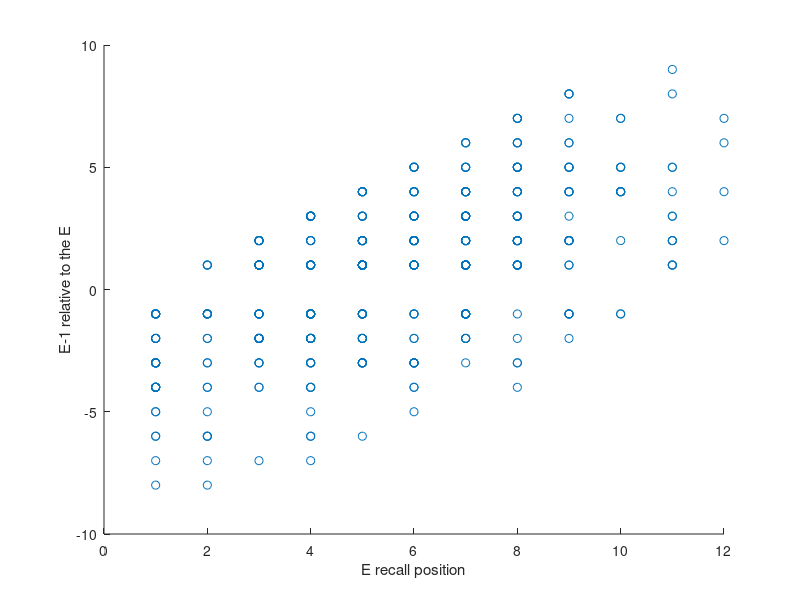

Write the MATLAB code that produced this figure. (Note: this script raises an error after producing the figure.)
%Alba Peris-Yague

clearvars
dir= '/Users/albaperis/Desktop/Alba/PhD UPM /Von Restroff WP3/Paper_github/Odd_SOA_CRP/Code';
cd(dir)
load alldata
% column 15= subject
% column 16= list
% column 17= type of oddball
% column 18= SOA
% column 19= oddball position
% column 20= control word position
% column 21= hits per list 

alldata(:,1:21)=cellfun(@num2str,alldata(:,1:21),'UniformOutput',false);

for i=1:length(alldata)
    oddpos=str2double(alldata(i,19));
    if ~strcmp(alldata(i,oddpos),'0'); %remove the ~ when calculating the E-1 for forgotten odd
        remembered(i,:)=alldata(i,:);
    end 
end 

%Clean empty cells 
remembered=remembered(~any(cellfun('isempty', remembered), 2), :);
remembered=sortrows(remembered,17);

%separate between emotional and perceptual oddballs
emotional=str2double(remembered(1:850,:));
perceptual=str2double(remembered(851:1682,:));

%Find the position of the emotionall recalled oddball 
for k=1:length(emotional)
    odd=emotional(k,19);
    recall(k,1)=emotional(k,15); %subject
    recall(k,2)=emotional(k,odd); %position of the eodd recalled
    recall(k,3)=emotional(k,odd-1); %position of the e-1 recalled
    recall(k,4)=emotional(k,odd+1); %position of the e+1 recalled
    recall(k,5)=length(nonzeros(emotional(k,1:14))); %total recalled 
end 

%Calculate the distance between E and E-1 to then correlate them (5.3.21)
%If we do E- E-1 --> a - result will be E --> E-1 (backwards) and a + result
%will be forwards E-1-->E
recalldir=sortrows(recall,3);
recalldir=recalldir(~recalldir(:,3)==0,:);
direction=[recalldir(:,2), [recalldir(:,2)-recalldir(:,3)]];
 figure; scatter(direction(:,1), direction(:,2))
 xlabel('E recall position')
 ylabel('E-1 relative to the E')
 ax = gca;
 ax.XAxisLocation = 'origin';
 ax.YAxisLocation = 'origin';
%Fit a line 
coefficients = polyfit(direction(:,1), direction(:,2), 1);
fitted_y = polyval(coefficients, direction(:,1));
 hold on;
plot(direction(:,1), fitted_y, 'r', 'LineWidth', 3);

%save for R
diremem1=array2table(direction,'VariableNames',{'E', 'E-1'});
cd '/Users/albaperis/Desktop/Alba/PhD UPM /Von Restroff WP3/Paper_github/Odd_SOA_CRP/Raw_Results'
writetable(diremem1,'diremem1.csv')
%E and E+1
p1recalldir=sortrows(recall,4);
p1recalldir=p1recalldir(~p1recalldir(:,4)==0,:);
p1direction=[p1recalldir(:,2), [p1recalldir(:,2)-p1recalldir(:,4)]];

figure; scatter(p1direction(:,1), p1direction(:,2))
 xlabel('E recall position')
 ylabel('E+1 relative to the E')
 ax = gca;
 ax.XAxisLocation = 'origin';
 ax.YAxisLocation = 'origin';
%Fit a line 
coefficients = polyfit(p1direction(:,1), p1direction(:,2), 1);
fitted_y = polyval(coefficients, p1direction(:,1));
 hold on;
plot(p1direction(:,1), fitted_y, 'r', 'LineWidth', 3);

cd(dir)
e_relative=recall(:,2)./recall(:,5);
em1_relative=recall(:,3)./recall(:,5);
ep1_relative=recall(:,4)./recall(:,5);

e_relative_recall=[[recall(:,2)./recall(:,5)] [recall(:,3)./recall(:,5)] [recall(:,4)./recall(:,5)]];

%E relative recall= E E-1 E+1
E_R=num2cell(e_relative_recall(:,1));
E_R=[repmat({'Emotional'},850,1) E_R];

%Given the oddball was recalled what was the relative recall position of
%E-1 and E+1? 
%e_relative recall convert the 0 to NaNs, because a 0 means that the word
%was not recalled at all
e_relative_recall(e_relative_recall(:,1:3)==0)=NaN; %Convert the 0 to NaN;

%Now, only include trials in which all three items were recalled E-1, E and
%E+1. 
e_RR_allrecalled=e_relative_recall;
    %Include only trials in which all three items were recalled
e_RR_allrecalled(isnan(e_RR_allrecalled(:,2)), 1:3)=NaN;
e_RR_allrecalled(isnan(e_RR_allrecalled(:,3)), 1:3)=NaN;

%What happens when all three items are recalled and neither E-1 nor E are
%recalled last (i.e RR=1) therefore, giving space to E+1 to be recalled?
e_relative(e_relative(:,1)==1)=NaN; %delete trials in which E was recalled last (1 to NaN)
em1_relative(em1_relative(:,1)==0)=NaN; %delete the trials in which E-1 was forgotten
em1_relative(em1_relative(:,1)==1)=NaN; %delete the trials in which E-1 was recalled last (1 to NaN)
ep1_relative(ep1_relative(:,1)==0)=NaN; %delete the trials in which E+1 was forgotten
e_RR_allrecalled_space= [e_relative em1_relative ep1_relative];
    %Include only trials in which all three items were recalled
e_RR_allrecalled_space(isnan(e_RR_allrecalled_space(:,1)),1:3)=NaN;
e_RR_allrecalled_space(isnan(e_RR_allrecalled_space(:,2)),1:3)=NaN;
e_RR_allrecalled_space(isnan(e_RR_allrecalled_space(:,3)),1:3)=NaN;

%What happens in relative recall positions in trials when the E-1 was
%recalled vs. those that it was not?
%Find where the E-1 is forgotten
e_relative_recall=sortrows(e_relative_recall,2);
em1_forg=e_relative_recall(443:850,1:3); %E, E-1, E+1
em1_rem=e_relative_recall(1:442,1:3);
%Forgotten dataset
em1_forg(em1_forg(:,1:3)==1)=NaN; %delete the trials where E or E+1 was recalled last
%include trials in which E and E+1 were recalled 
em1_forg(isnan(em1_forg(:,1)),1:3)=NaN; 
em1_forg(isnan(em1_forg(:,3)),1:3)=NaN;
%Remembered dataset
em1_rem(em1_rem(:,1:2)==1)=NaN;%Convert to NaN when E and E-1 was recalled last
em1_rem(isnan(em1_rem(:,1)),1:3)=NaN; %Include only trials that all are recalled
em1_rem(isnan(em1_rem(:,2)),1:3)=NaN; %Include only trials that all are recalled
em1_rem(isnan(em1_rem(:,3)),1:3)=NaN; %Include only trials that all are recalled

% Calculate E-1 in remembered trials 

for j=1:length(emotional)
    em1=emotional(j,19)-1; %this is where the e-1 is 
    ec=emotional(j,20);
    em1data(j,1)=(emotional(j,15))';
    em1data(j,2)=(emotional(j,em1))';
    em1data(j,3)=(emotional(j,ec))';
    em1data(j,4)=(emotional(j,18))';
end %ended up with a matrix with subject, E-1, control, SOA

%Get E-1 normalized recall including the first two recalled items 
s= unique(em1data(:,1));
for a=1:length(s)
    subject=s(a);
    rows=em1data(:,1)==subject;
    trial=em1data(rows,:);
    e_final(a,1)=subject;
    e_final(a,2)=length(nonzeros(trial(:,2)))/length(trial(:,2)); %column 2 is E-1
    e_final(a,3)=length(nonzeros(trial(:,3)))/length(trial(:,3)); %column 3 is Control
end 

em1_normalized_rec=[e_final(:,1) [e_final(:,2)-e_final(:,3)]];

cd(dir)

%% PERCEPTUAL ODDBALLS
clearvars -except perceptual E_R
%Perceptual oddballs
%Find the position of the emotionall recalled oddball 
for k=1:length(perceptual)
    odd=perceptual(k,19);
    recall(k,1)=perceptual(k,15); %added subject
    recall(k,2)=perceptual(k,odd); %position of the eodd recalled
    recall(k,3)=perceptual(k,odd-1); %position of the e-1 recalled
    recall(k,4)=perceptual(k,odd+1); %position of the e+1 recalled
    recall(k,5)=length(nonzeros(perceptual(k,1:14))); %total recalled 
end 

p_relative=recall(:,2)./recall(:,5);
pm1_relative=recall(:,3)./recall(:,5);
pp1_relative=recall(:,4)./recall(:,5);

p_relative_recall=[[recall(:,2)./recall(:,5)] [recall(:,3)./recall(:,5)] [recall(:,4)./recall(:,5)]];
P_R=num2cell(p_relative_recall(:,1));
P_R=[repmat({'Perceptual'},832,1) P_R];

%Given the oddball was recalled what was the relative recall position of
%P-1 and P+1?
%p_relative recall convert the 0 to NaNs, because a 0 means that the word
%was not recalled at all
p_relative_recall(p_relative_recall(:,1:3)==0)=NaN; %Convert the 0 to NaN;

%Now, only include trials in which all three items were recalled P-1, P and
%P+1. 
p_RR_allrecalled=p_relative_recall;
    %Include only trials in which all three items were recalled
p_RR_allrecalled(isnan(p_RR_allrecalled(:,2)), 1:3)=NaN;
p_RR_allrecalled(isnan(p_RR_allrecalled(:,3)), 1:3)=NaN;

%What happens when all three items are recalled and neither E-1 nor E are
%recalled last (i.e RR=1) therefore, giving space to E+1 to be recalled?
p_relative(p_relative(:,1)==1)=NaN; %delete trials in which E was recalled last (1 to NaN)
pm1_relative(pm1_relative(:,1)==0)=NaN; %delete the trials in which E-1 was forgotten
pm1_relative(pm1_relative(:,1)==1)=NaN; %delete the trials in which E-1 was recalled last (1 to NaN)
pp1_relative(pp1_relative(:,1)==0)=NaN; %delete the trials in which E+1 was forgotten
p_RR_allrecalled_space= [p_relative pm1_relative pp1_relative];
    %Include only trials in which all three items were recalled
p_RR_allrecalled_space(isnan(p_RR_allrecalled_space(:,1)),1:3)=NaN;
p_RR_allrecalled_space(isnan(p_RR_allrecalled_space(:,2)),1:3)=NaN;
p_RR_allrecalled_space(isnan(p_RR_allrecalled_space(:,3)),1:3)=NaN;

%What happens in relative recall positions in trials when the P-1 was
%recalled vs. those that it was not?
%Find where the P-1 is forgotten
p_relative_recall=sortrows(p_relative_recall,2);
pm1_forg=p_relative_recall(443:832,1:3); %P, P-1, P+1
pm1_rem=p_relative_recall(1:442,1:3);
%Forgotten dataset
pm1_forg(pm1_forg(:,1:3)==1)=NaN; %delete the trials where E or E+1 was recalled last
%include trials in which E and E+1 were recalled 
pm1_forg(isnan(pm1_forg(:,1)),1:3)=NaN; 
pm1_forg(isnan(pm1_forg(:,3)),1:3)=NaN;
%Remembered dataset
pm1_rem(pm1_rem(:,1:2)==1)=NaN;%Convert to NaN when E and E-1 was recalled last
pm1_rem(isnan(pm1_rem(:,1)),1:3)=NaN; %Include only trials that all are recalled
pm1_rem(isnan(pm1_rem(:,2)),1:3)=NaN; %Include only trials that all are recalled
pm1_rem(isnan(pm1_rem(:,3)),1:3)=NaN; %Include only trials that all are recalled

RR=[E_R; P_R];
RR=array2table(RR, 'VariableNames',{'oddballtype', 'relativerecall'});

cd '/Users/albaperis/Desktop/Alba/PhD UPM /Von Restroff WP3/Paper_github/Odd_SOA_CRP/Raw_Results'
writetable(RR, 'RR.csv')
